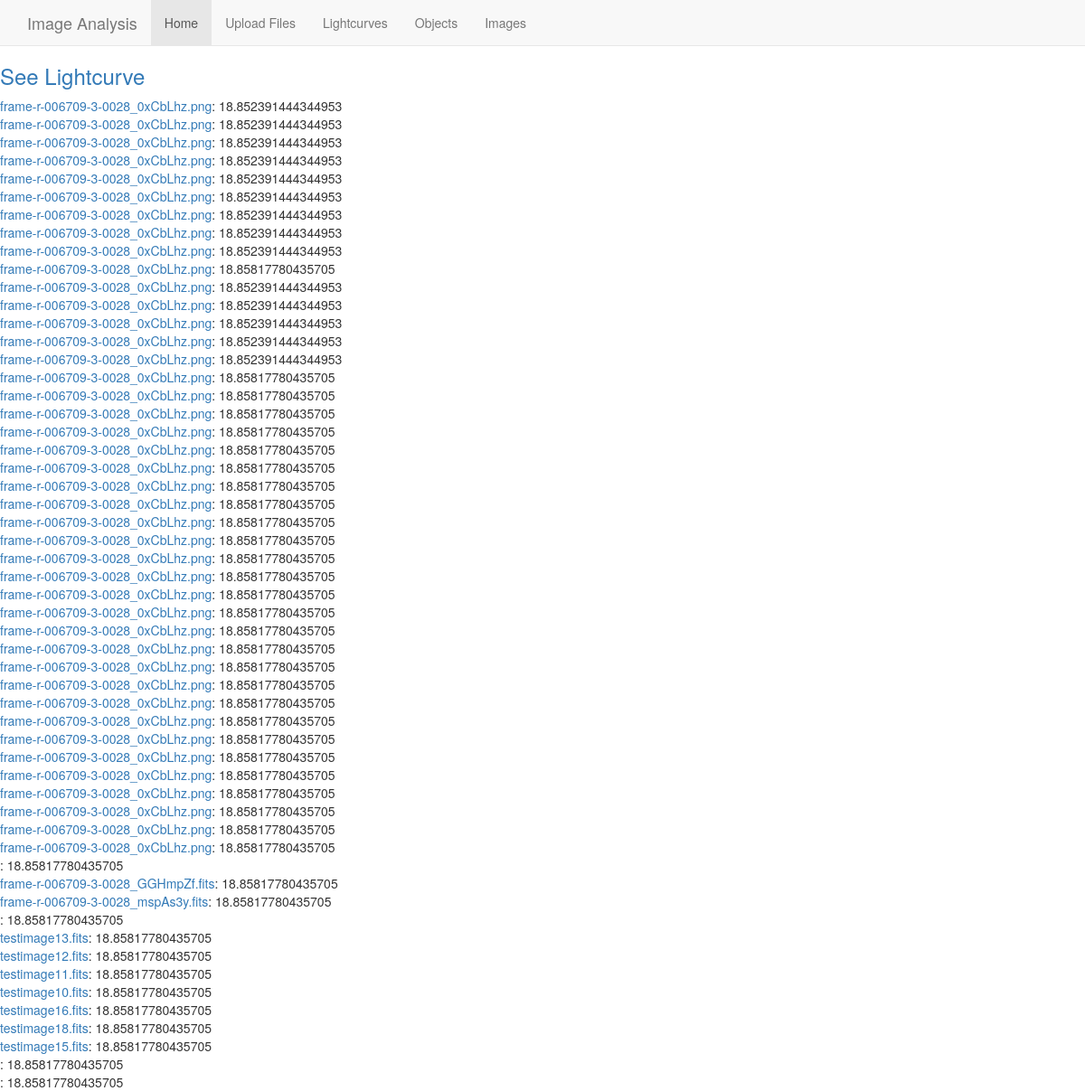
The app's page /object/196/ with its own data.
### ImageAnalysis/models.py (models this page shows, shortened)
class SourceInImage(models.Model):
    image = models.ForeignKey('Image', on_delete=models.CASCADE)
    source = models.ForeignKey(Source, on_delete=models.CASCADE)
    brightness = models.FloatField(default=0.0)

class Image(models.Model):
    sources = models.ManyToManyField(Source, through='SourceInImage', blank=True)
    camera = models.ForeignKey(Camera, on_delete=models.CASCADE)
    cameraFilter = models.CharField(max_length=2)
    imageFile = models.OneToOneField(UploadFile, on_delete=models.CASCADE)
    offset = models.FloatField(default=25.0)
    imageName = models.CharField(max_length=100)
    previewName = models.CharField(max_length=100)
    obsTime = models.DateTimeField()
    path = None #we can use Image.imageFile to return this
    data = None
    header = None
    offset = None #definitely add this to database
    offsetErr = None
    centreCoordinates = None #add this for image coordinate search
    backMean = None
    backMedian = None
    backStd = None
    stars = None
    magnitudes = None
    references = None
    wcsOb = None
    realMagnitudes = None

### ImageAnalysis/views.py (the view, shortened to what this page needs)
# urls.py: url(r'^object/(?P<object_id>[0-9]+)/$', views.object, name='object'),
def object(request, object_id=None):
	if object_id is not None:
		source = get_object_or_404(Source, pk=object_id)
		return render(request, 'ImageAnalysis/object.html', {'source': source})

### ImageAnalysis/templates/ImageAnalysis/object.html (shortened to what this page needs)
{% extends 'base.html' %}
{% block content%}
<a href="{% url 'imageanalysis:lightcurve' %}{{source.pk}}"><h3>See Lightcurve</h3></a>
	{% for observation in source.sourceinimage_set.all %}
		<a href="{% url 'imageanalysis:image' %}{{observation.image.pk}}">{{ observation.image.imageName }}</a>: {{ observation.brightness }}
		<br/>
	{% endfor %}
{% endblock %}

### records on screen
SourceInImage: image.imageName "frame-r-006709-3-0028_0xCbLhz.png", brightness "18.852391444344953"
SourceInImage: image.imageName "frame-r-006709-3-0028_0xCbLhz.png", brightness "18.852391444344953"
SourceInImage: image.imageName "frame-r-006709-3-0028_0xCbLhz.png", brightness "18.852391444344953"
SourceInImage: image.imageName "frame-r-006709-3-0028_0xCbLhz.png", brightness "18.852391444344953"
SourceInImage: image.imageName "frame-r-006709-3-0028_0xCbLhz.png", brightness "18.852391444344953"
SourceInImage: image.imageName "frame-r-006709-3-0028_0xCbLhz.png", brightness "18.852391444344953"
SourceInImage: image.imageName "frame-r-006709-3-0028_0xCbLhz.png", brightness "18.852391444344953"
SourceInImage: image.imageName "frame-r-006709-3-0028_0xCbLhz.png", brightness "18.852391444344953"
